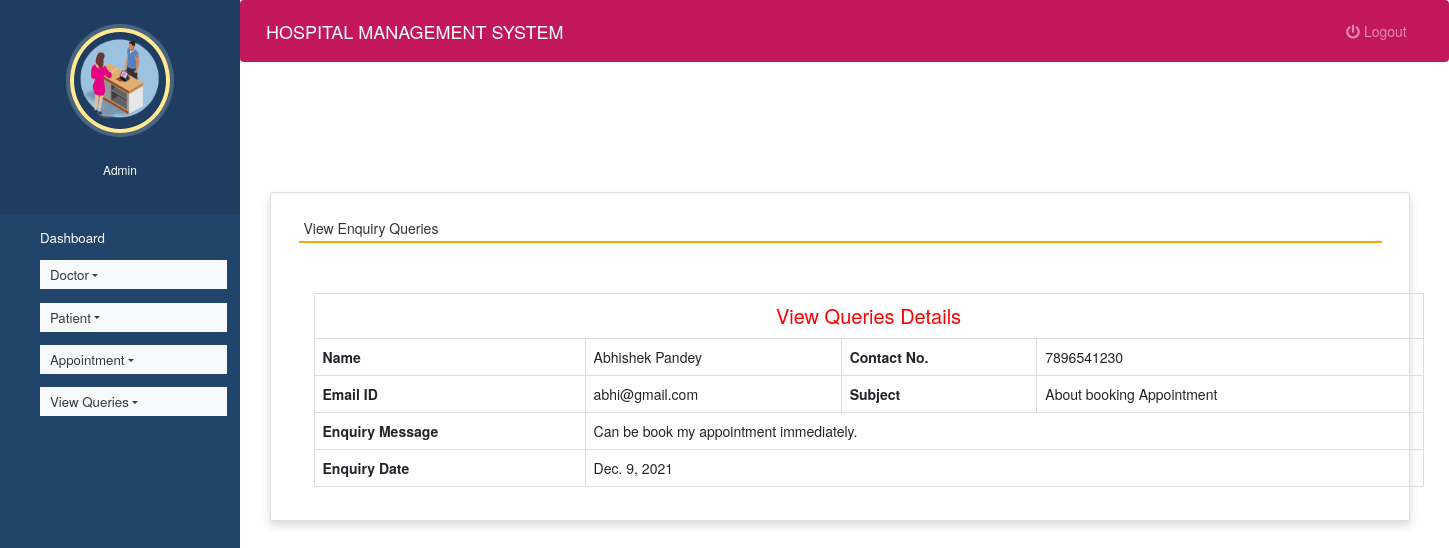
The page /view_queries/1 (signed in) on the database its author committed.
### hospitals/models.py (models this page shows, shortened)
class Contact(models.Model):
    name = models.CharField(max_length=100, null=True)
    contact = models.CharField(max_length=15, null=True)
    email = models.CharField(max_length=50, null=True)
    subject = models.CharField(max_length=100, null=True)
    message = models.CharField(max_length=300, null=True)
    msgdate = models.DateField(null=True)
    isread = models.CharField(max_length=10,null=True)

### hospitals/views.py (the view)
# urls.py: path('view_queries/<int:pid>', view_queries, name='view_queries'),
def view_queries(request,pid):
    if not request.user.is_authenticated:
        return redirect('login')
    contact = Contact.objects.get(id=pid)
    contact.isread = "yes"
    contact.save()
    return render(request,'view_queries.html', locals())

### hospitals/templates/view_queries.html (shortened to what this page needs)
{% extends 'admin_nav.html' %}
{% load static %}
{% block content %}
<head>
 <link rel="stylesheet" href="https://maxcdn.bootstrapcdn.com/bootstrap/3.4.1/css/bootstrap.min.css">
  <link rel="stylesheet" href="https://cdnjs.cloudflare.com/ajax/libs/font-awesome/4.7.0/css/font-awesome.min.css">
  <link rel="stylesheet" href="https://use.fontawesome.com/releases/v5.6.3/css/all.css">
</head>
<br><br><br><br>
<div class="container card shadow m-5">
    <div class="card-body">
        <h5 class="p-2" style="border-bottom: 2px solid orange">View Enquiry Queries</h5>
        <div class="container mt-5">
           <table class="table table-bordered">
                                <tr align="center">
                                    <td colspan="4" style="font-size : 20px; color : red"> View Queries Details</td>
                                </tr>
                                <tr>
                                    <th>Name</th>
                                    <td>{{contact.name}}</td>
                                    <th>Contact No.</th>
                                    <td>{{contact.contact}}</td>
                                </tr>
                                <tr>
                                    <th>Email ID</th>
                                    <td>{{contact.email}}</td>
                                    <th>Subject</th>
                                    <td>{{contact.subject}}</td>
                                </tr>
                                <tr>
                                    <th>Enquiry Message</th>
                                    <td colspan="3">{{contact.message}}</td>
                                </tr>
                                <tr>
                                    <th>Enquiry Date</th>
                                    <td colspan="3">{{contact.msgdate}}</td>
                                </tr>
                            </table>
                        </div>
                    </div>
                </div>
{% endblock content %}

### hospitals/static/style.css (style rules this page uses)
body { padding-left: 240px; }

### hospitals/templates/admin_nav.html (style rules this page uses)
body { padding-left: 240px; }

### rows shown on the page
Contact: name "Abhishek Pandey", contact "7896541230", email "abhi@gmail.com", subject "About booking Appointment", message "Can be book my appointment immediately.", msgdate "Dec. 9, 2021"
